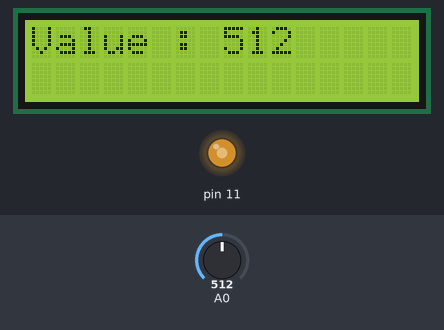
Bench run of a sketch on a simulated Arduino Uno, built with avr-gcc and run on an emulated ATmega328P. Shown: 16×2 character LCD, output pins drawn as LEDs (lit = HIGH). The test bench sets the inputs (shaded band); at power-on: A0 = 512. What the sketch prints to the serial monitor is not drawn.

Above: at 1.2 s.
1.3 s: A0 set to 716
At 1.83 s:
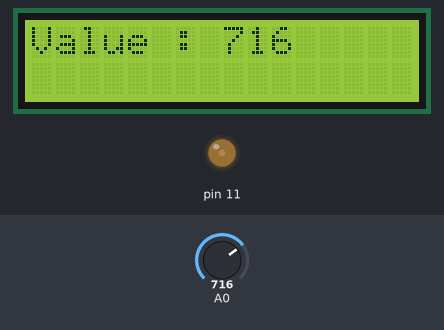
3.5 s: A0 set to 1023
At 4.03 s:
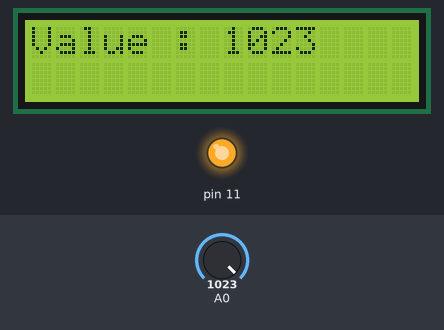
5.7 s: A0 set to 900
At 6.22 s:
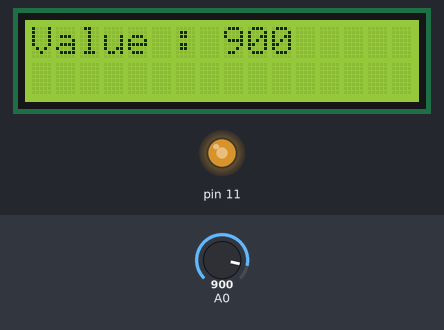
Timing chart, 0 to 8.7 s (numbered marks = the images above; inputs shaded):
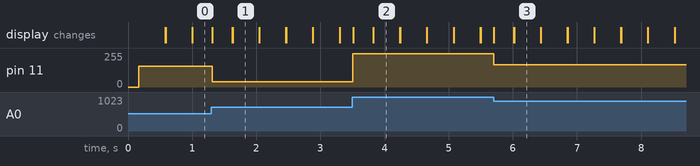

Measured:
- after the input at 1.3 s, pin 11: 154/255 → 39/255 at once; the display: changes at once (image 1)
- after the input at 3.5 s, pin 11: 39/255 → 251/255 at once
- after the input at 5.7 s, pin 11: 251/255 → 166/255 at once; the display: changes at once (image 3)
- what the display in image 1 shows lasts 0.4 s, from 1.6 s to 2.0 s

The sketch:

code.ino
```cpp
#include <LiquidCrystal.h>

#define D4 4
#define D5 5
#define D6 6
#define D7 7
#define E 8
#define RS 9

LiquidCrystal LCD(RS, E, D4, D5, D6, D7);
int intensity=0;
void setup()
{
  Serial.begin(9600);
  pinMode(A0,INPUT);
  pinMode(11,OUTPUT);
  LCD.begin(16,2);
}

void loop()
{
  intensity=analogRead(A0);
  Serial.println(intensity);
  LCD.setCursor(0,0);
  LCD.print("Value : ");
  LCD.print(intensity);
  delay(100);
  LCD.clear();
  intensity = map(((analogRead(A0))), 0, 1023, -455, 251);
  analogWrite(11,intensity);
}
```
